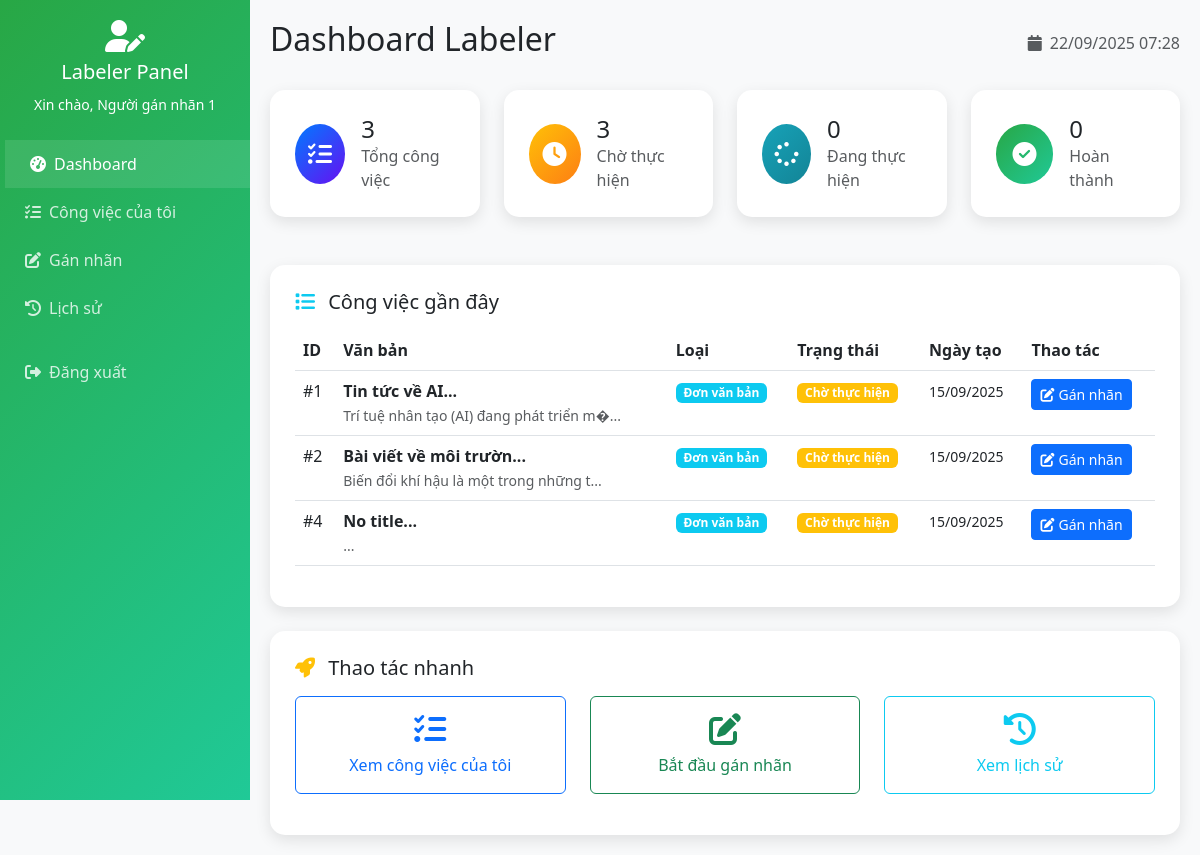
Page /labeler/dashboard.php (signed in) on the committed database.
### tables this page shows
CREATE TABLE assignments (
    id INT AUTO_INCREMENT PRIMARY KEY,
    user_id INT NOT NULL,
    document_id INT NULL,
    group_id INT NULL,
    type ENUM('single', 'multi') NOT NULL,
    status ENUM('pending', 'in_progress', 'completed', 'reviewed') DEFAULT 'pending',
    assigned_by INT NOT NULL,
    deadline DATE NULL,
    notes TEXT,
    created_at TIMESTAMP DEFAULT CURRENT_TIMESTAMP,
    updated_at TIMESTAMP DEFAULT CURRENT_TIMESTAMP ON UPDATE CURRENT_TIMESTAMP,
    FOREIGN KEY (user_id) REFERENCES users(id) ON DELETE CASCADE,
    FOREIGN KEY (document_id) REFERENCES documents(id) ON DELETE CASCADE,
    FOREIGN KEY (group_id) REFERENCES document_groups(id) ON DELETE CASCADE,
    FOREIGN KEY (assigned_by) REFERENCES users(id) ON DELETE CASCADE,
    CHECK ((document_id IS NOT NULL AND group_id IS NULL AND type = 'single') OR 
           (document_id IS NULL AND group_id IS NOT NULL AND type = 'multi'))
);

CREATE TABLE documents (
    id INT AUTO_INCREMENT PRIMARY KEY,
    title VARCHAR(255) NOT NULL,
    content TEXT NOT NULL,
    ai_summary TEXT NOT NULL,
    type ENUM('single', 'multi') DEFAULT 'single',
    group_title VARCHAR(255) NULL,
    group_description TEXT NULL,
    group_summary TEXT NULL,
    uploaded_by INT NOT NULL,
    status ENUM('active', 'inactive') DEFAULT 'active',
    created_at TIMESTAMP DEFAULT CURRENT_TIMESTAMP,
    updated_at TIMESTAMP DEFAULT CURRENT_TIMESTAMP ON UPDATE CURRENT_TIMESTAMP,
    FOREIGN KEY (uploaded_by) REFERENCES users(id) ON DELETE CASCADE
);

### includes/auth.php (called while the page is built, shortened)
<?php
function isLoggedIn() {
    return isset($_SESSION['user_id']) && isset($_SESSION['role']);
}
function getCurrentUser() {
    return [
        'id' => $_SESSION['user_id'],
        'username' => $_SESSION['username'] ?? '',
        'role' => $_SESSION['role'],
        'full_name' => $_SESSION['full_name'] ?? ''
    ];
}
?>

### labeler/dashboard.php (the view, shortened to what this page needs)
<?php
try {
    require_once '../includes/auth.php';
} catch (Exception $e) {
    die("Error loading auth: " . $e->getMessage());
}
$db = null;
$error_message = '';
try {
    $database = new Database();
    $db = $database->getConnection();
} catch (Exception $e) {
    $error_message = "Database error: " . $e->getMessage();
    error_log("Labeler dashboard DB error: " . $e->getMessage());
}
$current_user = getCurrentUser();
$total_assignments = 0;
$completed_assignments = 0;
$in_progress_assignments = 0;
$pending_assignments = 0;
$recent_assignments = [];
if ($db && !$error_message) {
    try {
        $query = "SELECT COUNT(*) as total FROM assignments WHERE user_id = ?";
        $stmt = $db->prepare($query);
        $stmt->execute([$current_user['id']]);
        $result = $stmt->fetch(PDO::FETCH_ASSOC);
        $total_assignments = $result['total'] ?? 0;
        $query = "SELECT COUNT(*) as total FROM assignments WHERE user_id = ? AND status = 'completed'";
        $stmt = $db->prepare($query);
        $stmt->execute([$current_user['id']]);
        $result = $stmt->fetch(PDO::FETCH_ASSOC);
        $completed_assignments = $result['total'] ?? 0;
        $query = "SELECT COUNT(*) as total FROM assignments WHERE user_id = ? AND status = 'in_progress'";
        $stmt = $db->prepare($query);
        $stmt->execute([$current_user['id']]);
        $result = $stmt->fetch(PDO::FETCH_ASSOC);
        $in_progress_assignments = $result['total'] ?? 0;
        $query = "SELECT COUNT(*) as total FROM assignments WHERE user_id = ? AND status = 'pending'";
        $stmt = $db->prepare($query);
        $stmt->execute([$current_user['id']]);
        $result = $stmt->fetch(PDO::FETCH_ASSOC);
        $pending_assignments = $result['total'] ?? 0;
        $query = "SELECT a.*, d.title, d.content, d.ai_summary, d.type, u.full_name as labeler_name
                  FROM assignments a
                  LEFT JOIN documents d ON a.document_id = d.id
                  LEFT JOIN users u ON a.user_id = u.id
                  WHERE a.user_id = ?
                  ORDER BY a.created_at DESC
                  LIMIT 5";
        $stmt = $db->prepare($query);
        $stmt->execute([$current_user['id']]);
        $recent_assignments = $stmt->fetchAll(PDO::FETCH_ASSOC);
    } catch (Exception $e) {
        $error_message = "Error loading stats: " . $e->getMessage();
        error_log("Labeler stats error: " . $e->getMessage());
    }
}
?>
<!DOCTYPE html>
<html lang="vi">
<head>
    <link href="https://cdnjs.cloudflare.com/ajax/libs/bootstrap/5.3.0/css/bootstrap.min.css" rel="stylesheet">
    <link href="https://cdnjs.cloudflare.com/ajax/libs/font-awesome/6.4.0/css/all.min.css" rel="stylesheet">
</head>
<body>
    <nav class="sidebar">
        <div class="text-center text-white mb-4">
            <i class="fas fa-user-edit fa-2x mb-2"></i>
            <h5>Labeler Panel</h5>
            <small>Xin chào, <?php echo htmlspecialchars($current_user['full_name'] ?? 'User'); ?></small>
        </div>
        <ul class="nav flex-column">
            <li class="nav-item">
                <a class="nav-link active" href="dashboard.php">
                    <i class="fas fa-tachometer-alt me-2"></i>Dashboard
                </a>
            </li>
            <li class="nav-item">
                <a class="nav-link" href="my_tasks.php">
                    <i class="fas fa-tasks me-2"></i>Công việc của tôi
                </a>
            </li>
            <li class="nav-item">
                <a class="nav-link" href="labeling.php">
                    <i class="fas fa-edit me-2"></i>Gán nhãn
                </a>
            </li>
            <li class="nav-item">
                <a class="nav-link" href="history.php">
                    <i class="fas fa-history me-2"></i>Lịch sử
                </a>
            </li>
            <li class="nav-item mt-3">
                <a class="nav-link" href="../logout.php">
                    <i class="fas fa-sign-out-alt me-2"></i>Đăng xuất
                </a>
            </li>
        </ul>
    </nav>
    <div class="main-content">
        <div class="d-flex justify-content-between align-items-center mb-4">
            <h2 class="text-dark">Dashboard Labeler</h2>
            <div class="text-muted">
                <i class="fas fa-calendar me-1"></i>
                <?php echo date('d/m/Y H:i'); ?>
            </div>
        </div>
        <div class="row mb-4">
            <div class="col-xl-3 col-md-6 mb-4">
                <div class="stat-card">
                    <div class="d-flex align-items-center">
                        <div class="stat-icon" style="background: linear-gradient(135deg, #007bff, #6610f2);">
                            <i class="fas fa-tasks"></i>
                        </div>
                        <div class="ms-3">
                            <div class="h4 mb-0"><?php echo $total_assignments; ?></div>
                            <div class="text-muted">Tổng công việc</div>
                        </div>
                    </div>
                </div>
            </div>
            <div class="col-xl-3 col-md-6 mb-4">
                <div class="stat-card">
                    <div class="d-flex align-items-center">
                        <div class="stat-icon" style="background: linear-gradient(135deg, #ffc107, #fd7e14);">
                            <i class="fas fa-clock"></i>
                        </div>
                        <div class="ms-3">
                            <div class="h4 mb-0"><?php echo $pending_assignments; ?></div>
                            <div class="text-muted">Chờ thực hiện</div>
                        </div>
                    </div>
                </div>
            </div>
            <div class="col-xl-3 col-md-6 mb-4">
                <div class="stat-card">
                    <div class="d-flex align-items-center">
                        <div class="stat-icon" style="background: linear-gradient(135deg, #17a2b8, #138496);">
                            <i class="fas fa-spinner"></i>
                        </div>
                        <div class="ms-3">
                            <div class="h4 mb-0"><?php echo $in_progress_assignments; ?></div>
                            <div class="text-muted">Đang thực hiện</div>
                        </div>
                    </div>
                </div>
            </div>
            <div class="col-xl-3 col-md-6 mb-4">
                <div class="stat-card">
                    <div class="d-flex align-items-center">
                        <div class="stat-icon" style="background: linear-gradient(135deg, #28a745, #20c997);">
                            <i class="fas fa-check-circle"></i>
                        </div>
                        <div class="ms-3">
                            <div class="h4 mb-0"><?php echo $completed_assignments; ?></div>
                            <div class="text-muted">Hoàn thành</div>
                        </div>
                    </div>
                </div>
            </div>
        </div>
        <?php if (!$error_message): ?>
        <div class="row">
            <div class="col-12">
                <div class="stat-card">
                    <h5 class="mb-3">
                        <i class="fas fa-list me-2 text-info"></i>
                        Công việc gần đây
                    </h5>
                    <?php if (empty($recent_assignments)): ?>
                        <div class="text-center text-muted py-5">
                            <i class="fas fa-inbox fa-3x mb-3"></i>
                            <h6>Chưa có công việc nào</h6>
                            <p>Bạn chưa được giao công việc nào. Vui lòng liên hệ admin để được phân công.</p>
                        </div>
                    <?php else: ?>
                        <div class="table-responsive">
                            <table class="table table-hover">
                                <thead>
                                    <tr>
                                        <th>ID</th>
                                        <th>Văn bản</th>
                                        <th>Loại</th>
                                        <th>Trạng thái</th>
                                        <th>Ngày tạo</th>
                                        <th>Thao tác</th>
                                    </tr>
                                </thead>
                                <tbody>
                                    <?php foreach ($recent_assignments as $assignment): ?>
                                        <tr>
                                            <td>#<?php echo $assignment['id']; ?></td>
                                            <td>
                                                <div class="fw-bold">
                                                    <?php echo htmlspecialchars(substr($assignment['title'] ?? 'No title', 0, 30)); ?>...
                                                </div>
                                                <small class="text-muted">
                                                    <?php echo htmlspecialchars(substr(strip_tags($assignment['content'] ?? ''), 0, 50)); ?>...
                                                </small>
                                            </td>
                                            <td>
                                                <span class="badge bg-info">
                                                    <?php echo ($assignment['type'] ?? 'single') == 'single' ? 'Đơn văn bản' : 'Đa văn bản'; ?>
                                                </span>
                                            </td>
                                            <td>
                                                <?php
                                                $status = $assignment['status'] ?? 'pending';
                                                $status_text = '';
                                                switch ($status) {
                                                    case 'pending':
                                                        $status_text = 'Chờ thực hiện';
                                                        $badge_class = 'bg-warning';
                                                        break;
                                                }
                                                ?>
                                                <span class="badge <?php echo $badge_class; ?>">
                                                    <?php echo $status_text; ?>
                                                </span>
                                            </td>
                                            <td>
                                                <small><?php echo date('d/m/Y', strtotime($assignment['created_at'])); ?></small>
                                            </td>
                                            <td>
                                                <?php if ($status == 'pending' || $status == 'in_progress'): ?>
                                                    <a href="labeling.php?id=<?php echo $assignment['id']; ?>" class="btn btn-sm btn-primary">
                                                        <i class="fas fa-edit me-1"></i>Gán nhãn
                                                    </a>
                                                <?php else: ?>
                                                    <a href="labeling.php?id=<?php echo $assignment['id']; ?>&view=1" class="btn btn-sm btn-outline-secondary">
                                                        <i class="fas fa-eye me-1"></i>Xem
                                                    </a>
                                                <?php endif; ?>
                                            </td>
                                        </tr>
                                    <?php endforeach; ?>
                                </tbody>
                            </table>
                        </div>
                    <?php endif; ?>
                </div>
            </div>
        </div>
        <?php endif; ?>
        <div class="row mt-4">
            <div class="col-12">
                <div class="stat-card">
                    <h5 class="mb-3">
                        <i class="fas fa-rocket me-2 text-warning"></i>
                        Thao tác nhanh
                    </h5>
                    <div class="row">
                        <div class="col-md-4 mb-3">
                            <a href="my_tasks.php" class="btn btn-outline-primary w-100 p-3">
                                <i class="fas fa-tasks fa-2x mb-2"></i>
                                <div>Xem công việc của tôi</div>
                            </a>
                        </div>
                        <div class="col-md-4 mb-3">
                            <a href="labeling.php" class="btn btn-outline-success w-100 p-3">
                                <i class="fas fa-edit fa-2x mb-2"></i>
                                <div>Bắt đầu gán nhãn</div>
                            </a>
                        </div>
                        <div class="col-md-4 mb-3">
                            <a href="history.php" class="btn btn-outline-info w-100 p-3">
                                <i class="fas fa-history fa-2x mb-2"></i>
                                <div>Xem lịch sử</div>
                            </a>
                        </div>
                    </div>
                </div>
            </div>
        </div>
    </div>
</body>
</html>

### labeler/dashboard.php (style rules this page uses)
body { background: #f8f9fa; font-family: 'Segoe UI', sans-serif; }
.sidebar { background: linear-gradient(135deg, #28a745 0%, #20c997 100%); min-height: 100vh; position: fixed; left: 0; top: 0; width: 250px; padding: 20px 0; z-index: 1000; }
.main-content { margin-left: 250px; padding: 20px; }
.nav-link { color: rgba(255,255,255,0.8); padding: 12px 25px; border-radius: 0; transition: all 0.3s ease; }
.nav-link:hover, .nav-link.active { background: rgba(255,255,255,0.1); color: white; transform: translateX(5px); }
.stat-card { background: white; border-radius: 15px; padding: 25px; box-shadow: 0 5px 15px rgba(0,0,0,0.1); border: none; transition: transform 0.3s ease; }
.stat-icon { width: 60px; height: 60px; border-radius: 50%; display: flex; align-items: center; justify-content: center; font-size: 24px; color: white; }

### rows in the picture
assignments: id "1", document.title "Tin tức về AI", document.content "Trí tuệ nhân tạo (AI) đang phát triển m�", status "Chờ thực hiện", created_at "15/09/2025"
assignments: id "2", document.title "Bài viết về môi trườn", document.content "Biến đổi khí hậu là một trong những t", status "Chờ thực hiện", created_at "15/09/2025"
assignments: id "4", title "No title", status "Chờ thực hiện", created_at "15/09/2025"

### other values in the picture
$current_user['full_name'] "Người gán nhãn 1"
$total_assignments "3"
$pending_assignments "3"
$in_progress_assignments "0"
$completed_assignments "0"
